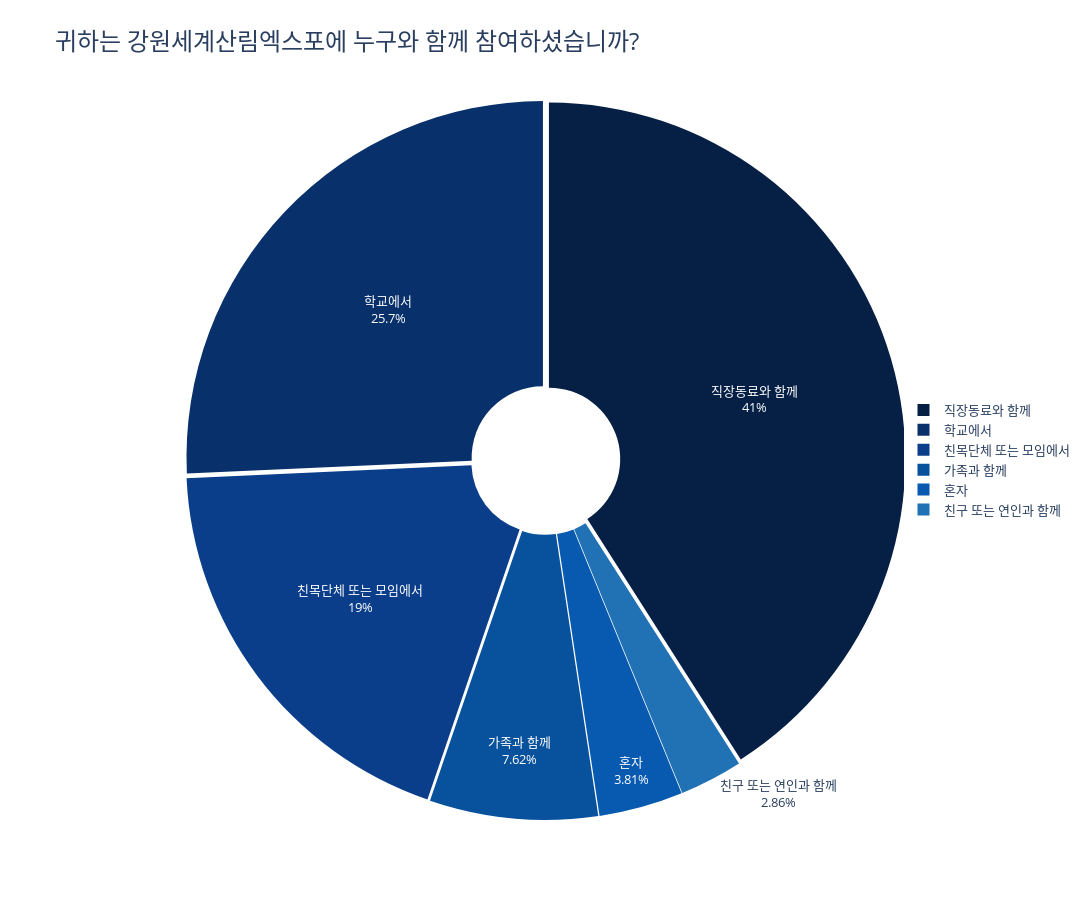

This figure's notebook cell:
### Code cell
import plotly.express as px

# 빈도를 비율로 변환
frequency2['비율'] = frequency2['빈도'] / frequency2['빈도'].sum()

# 파이 차트 시각화 (크기 조절)
fig = px.pie(frequency2, values='비율', names='값', title="<b>빈도 비율 분석</b>", hole=0.2,
                color_discrete_sequence=color_scale)
fig.update_layout(
        title={
        'text': '귀하는 강원세계산림엑스포에 누구와 함께 참여하셨습니까?',
        'font': {'size': 24}  # 제목의 폰트 크기 설정
    },
    font=dict(size=13),
    height=900,  # 그림의 높이 설정
    width=1400,    # 그림의 너비 설정
    legend=dict(x=0.9, y=0.5)  # 범례 위치 조정 (x, y 조절 가능)
)
# 차트 내에 비율 숫자 직접 표시
pull_lst = [0.01] * 6
fig.update_traces(textinfo='percent+label', pull=pull_lst, insidetextorientation='horizontal')  # 비율 숫자를 라벨과 함께 표시

fig.show()

### Figure 1 — Plotly figure (JSON) as saved in the notebook; plotly's stock layout.template omitted (floating-point values rounded to 4 significant figures)
{"data": [{"domain": {"x": [0, 1], "y": [0, 1]}, "hole": 0.2, "hovertemplate": "값=%{label}<br>비율=%{value}<extra></extra>", "insidetextorientation": "horizontal", "labels": ["직장동료와 함께", "학교에서", "친목단체 또는 모임에서", "가족과 함께", "혼자", "친구 또는 연인과 함께"], "legendgroup": "", "name": "", "pull": [0.01, 0.01, 0.01, 0.01, 0.01, 0.01], "showlegend": true, "textinfo": "percent+label", "type": "pie", "values": [0.4095, 0.2571, 0.1905, 0.07619, 0.0381, 0.02857]}], "layout": {"font": {"size": 13}, "height": 900, "legend": {"tracegroupgap": 0, "x": 0.9, "y": 0.5}, "piecolorway": ["rgb(5,31,69)", "rgb(8,48,107)", "rgb(11,62,138)", "rgb(8,81,156)", "rgb(7,90,176)", "rgb(33,113,181)", "rgb(66,146,198)", "rgb(81,157,207)", "rgb(107,174,214)", "rgb(158,202,225)", "rgb(198,219,239)", "rgb(222,235,247)", "rgb(247,251,255)"], "title": {"font": {"size": 24}, "text": "귀하는 강원세계산림엑스포에 누구와 함께 참여하셨습니까?"}, "width": 1400}}
